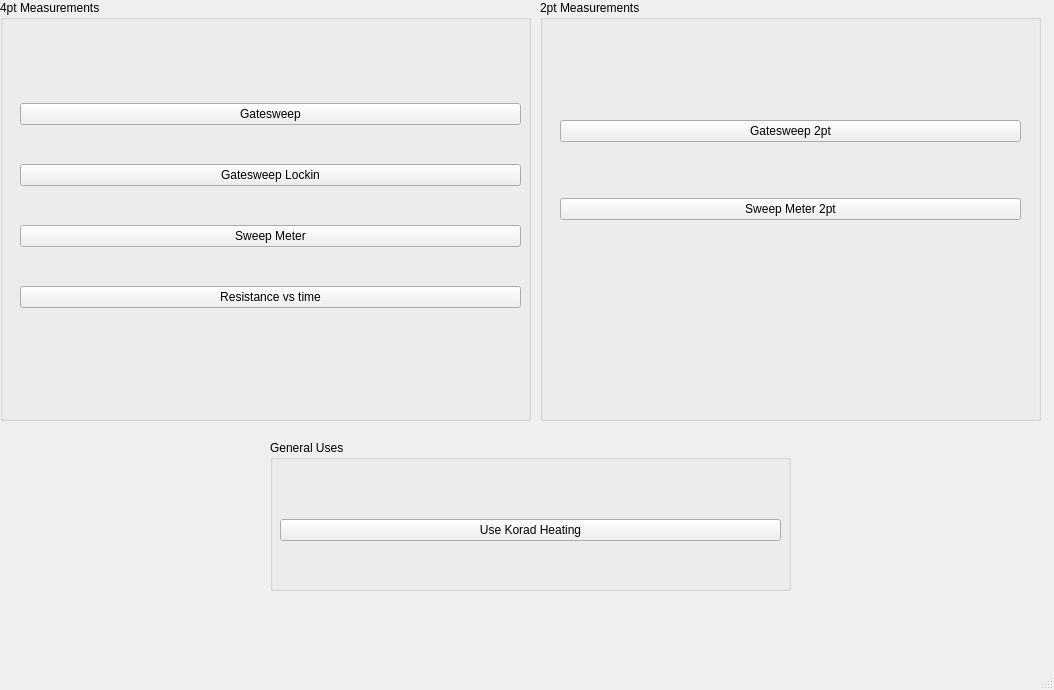
<?xml version="1.0" encoding="UTF-8"?>
<ui version="4.0">
 <class>MainWindow</class>
 <widget class="QMainWindow" name="MainWindow">
  <property name="geometry">
   <rect>
    <x>0</x>
    <y>0</y>
    <width>1054</width>
    <height>690</height>
   </rect>
  </property>
  <property name="windowTitle">
   <string>MainWindow</string>
  </property>
  <widget class="QWidget" name="centralwidget">
   <widget class="QGroupBox" name="AllButtonsBox_1">
    <property name="geometry">
     <rect>
      <x>0</x>
      <y>0</y>
      <width>531</width>
      <height>421</height>
     </rect>
    </property>
    <property name="title">
     <string>4pt Measurements</string>
    </property>
    <widget class="QWidget" name="">
     <property name="geometry">
      <rect>
       <x>20</x>
       <y>70</y>
       <width>501</width>
       <height>271</height>
      </rect>
     </property>
     <layout class="QVBoxLayout" name="verticalLayout">
      <item>
       <widget class="QPushButton" name="Gatesweep">
        <property name="text">
         <string>Gatesweep</string>
        </property>
       </widget>
      </item>
      <item>
       <widget class="QPushButton" name="Gatesweep_Lockin">
        <property name="text">
         <string>Gatesweep Lockin</string>
        </property>
       </widget>
      </item>
      <item>
       <widget class="QPushButton" name="SweepMeter">
        <property name="text">
         <string>Sweep Meter</string>
        </property>
       </widget>
      </item>
      <item>
       <widget class="QPushButton" name="Resist_vs_time">
        <property name="text">
         <string>Resistance vs time</string>
        </property>
       </widget>
      </item>
     </layout>
    </widget>
   </widget>
   <widget class="QGroupBox" name="AllButtonsBox_2">
    <property name="geometry">
     <rect>
      <x>540</x>
      <y>0</y>
      <width>501</width>
      <height>421</height>
     </rect>
    </property>
    <property name="title">
     <string>2pt Measurements</string>
    </property>
    <widget class="QWidget" name="layoutWidget">
     <property name="geometry">
      <rect>
       <x>20</x>
       <y>70</y>
       <width>461</width>
       <height>201</height>
      </rect>
     </property>
     <layout class="QVBoxLayout" name="verticalLayout_2">
      <item>
       <widget class="QPushButton" name="Gatesweep_2">
        <property name="text">
         <string>Gatesweep 2pt</string>
        </property>
       </widget>
      </item>
      <item>
       <widget class="QPushButton" name="SweepMeter_2">
        <property name="text">
         <string>Sweep Meter 2pt</string>
        </property>
       </widget>
      </item>
     </layout>
    </widget>
   </widget>
   <widget class="QGroupBox" name="AllButtonsBox_3">
    <property name="geometry">
     <rect>
      <x>270</x>
      <y>440</y>
      <width>521</width>
      <height>151</height>
     </rect>
    </property>
    <property name="title">
     <string>General Uses</string>
    </property>
    <widget class="QWidget" name="layoutWidget_2">
     <property name="geometry">
      <rect>
       <x>10</x>
       <y>50</y>
       <width>501</width>
       <height>81</height>
      </rect>
     </property>
     <layout class="QVBoxLayout" name="verticalLayout_3">
      <item>
       <widget class="QPushButton" name="korad_usage_3">
        <property name="text">
         <string>Use Korad Heating</string>
        </property>
       </widget>
      </item>
     </layout>
    </widget>
   </widget>
  </widget>
  <widget class="QMenuBar" name="menubar">
   <property name="geometry">
    <rect>
     <x>0</x>
     <y>0</y>
     <width>1054</width>
     <height>36</height>
    </rect>
   </property>
  </widget>
  <widget class="QStatusBar" name="statusbar"/>
 </widget>
 <resources/>
 <connections/>
</ui>
